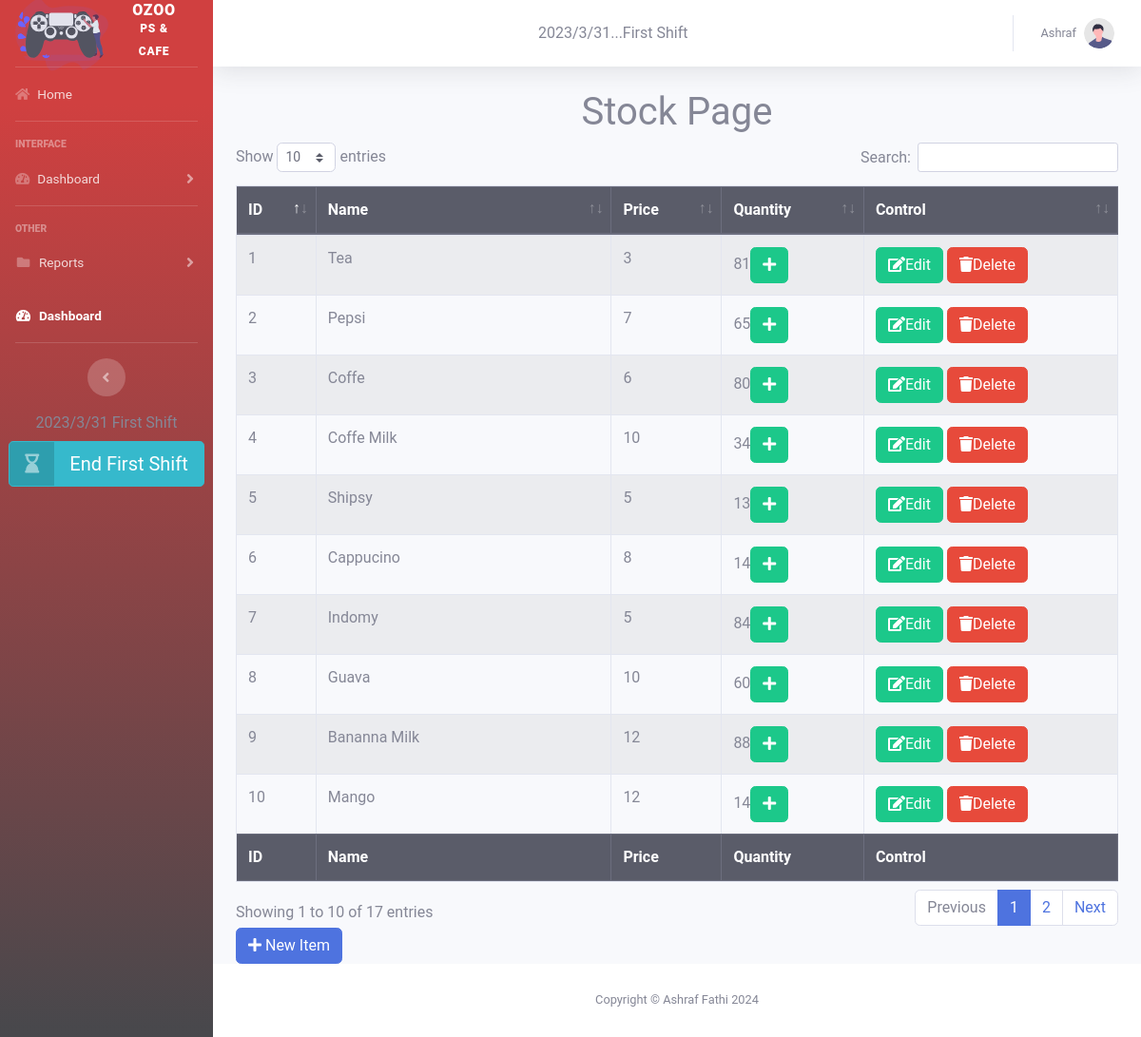
Screenshot of /stock.php (signed in) with the database file from the repository.
### tables this page shows
CREATE TABLE `config` (
  `ID` int(11) NOT NULL,
  `current_shift` varchar(255) NOT NULL,
  `shift_day` int(2) NOT NULL,
  `shift_month` int(2) NOT NULL,
  `shift_year` int(4) NOT NULL
);

CREATE TABLE `stock` (
  `S_ID` int(11) NOT NULL,
  `s_name` varchar(255) NOT NULL,
  `s_price` int(11) NOT NULL,
  `s_quantity` int(11) NOT NULL
);

### stock.php (the view, shortened to what this page needs)
<?php
if (isset($_SESSION['username'])) {
    include "init.php";
    $do = isset($_GET['do']) ? $_GET['do'] : "Manage";
    if ($do == "Manage") {
        $stmt2 = $con->prepare("SELECT * FROM stock");
        $stmt2->execute();
        $stock = $stmt2->fetchAll();
        echo "<h1 class='text-center'>Stock Page</h1>";
        ?>
        <div class="container">
            <div class="table-responsive">
                <table class="table table-bordered table-striped" id="dataTable" width="100%" cellspacing="0">
                    <thead class="thead-dark">
                        <tr>
                            <th>ID</th>
                            <th>Name</th>
                            <th>Price</th>
                            <th>Quantity</th>
                            <th>Control</th>
                        </tr>
                    </thead>
                    <tfoot class="thead-dark">
                        <tr>
                            <th>ID</th>
                            <th>Name</th>
                            <th>Price</th>
                            <th>Quantity</th>
                            <th>Control</th>
                        </tr>
                    </tfoot>
                    <tbody>
                        <?php
                        foreach ($stock as $item) {
                            echo "<tr>";
                                echo "<td>" . $item['S_ID'] . "</td>";
                                echo "<td>" . $item['s_name'] . "</td>";
                                echo "<td>" . $item['s_price'] . "</td>";
                                echo "<td>" . $item['s_quantity'] . "<a href='stock.php?do=Edit&doo=Add-quantity&id=" . $item['S_ID'] . "' class='btn btn-success'><i class='fa fa-plus'></i></a>" . "</td>";
                                echo "<td>";
                                    echo "<a href='stock.php?do=Edit&doo=Edit&id=" . $item['S_ID'] . "' class='btn btn-success'><i class='fa fa-edit'></i>Edit</a>";
                                    echo "<a href='stock.php?do=Delete&id=" . $item['S_ID'] . "' class='btn btn-danger confirm'><i class='fa fa-trash'></i>Delete</a>";
                                echo "</td>";
                            echo "</tr>";
                        }
                        ?>
                    </tbody>
                </table>
            </div>
            <a href='stock.php?do=Add' class="btn btn-primary"><i class="fa fa-plus"></i> New Item</a>
        </div>
        <?php
    }
    include $tpl . 'footer.php';
} else {
    header('Location: home.php');
    exit();
}
?>

### includes/templates/navbar.php (shortened to what this page needs)
<div id="wrapper">
    <ul class="navbar-nav bg-gradient-primary sidebar sidebar-dark accordion" id="accordionSidebar">
        <a class="sidebar-brand d-flex align-items-center justify-content-center" href="home.php">
            <img class="gaming-logo rounded-circle"
                                src="img/undraw_gaming_6oy3.svg">
            <div class="sidebar-brand-text mx-3">OZOO <sup>PS & CAFE</sup></div>
        </a>
        <hr class="sidebar-divider my-0">
        <li class="nav-item">
            <a class="nav-link" href="home.php">
                <i class="fas fa-home"></i>
                <span>Home</span></a>
        </li>
        <hr class="sidebar-divider">
        <div class="sidebar-heading">
            Interface
        </div>
        <li class="nav-item">
            <a class="nav-link collapsed" href="home.php" data-toggle="collapse" data-target="#collapseTwo"
                aria-expanded="true" aria-controls="collapseTwo">
                <i class="fas fa-tachometer-alt"></i>
                <span>Dashboard</span>
            </a>
        </li>
        <hr class="sidebar-divider">
        <div class="sidebar-heading">
            Other
        </div>
        <li class="nav-item">
            <a class="nav-link collapsed" href="reports.php" data-toggle="collapse" data-target="#collapsePages"
                aria-expanded="true" aria-controls="collapsePages">
                <i class="fas fa-fw fa-folder"></i>
                <span>Reports</span>
            </a>
        </li>
        <?php if (isset($_SESSION['usertype'])){ ?>
        <li class="nav-item active">
            <a class="nav-link" href="dashboard.php">
                <i class="fas fa-fw fa-tachometer-alt"></i>
                <span>Dashboard</span></a>
        </li>
        <?php } ?>
        <hr class="sidebar-divider d-none d-md-block">
        <div class="text-center d-none d-md-inline">
            <button class="rounded-circle border-0" id="sidebarToggle"></button>
        </div>
         <div class="text-center d-none d-md-inline">
         <li><?php echo $shift_year."/". $shift_month ."/". $shift_day." ". $current_shift ?></li>
         <a  href="action.php?do=endShift" style="margin: 7px;" class="btn btn-info btn-icon-split btn-lg" data-toggle="modal" data-target="#endShiftModal" >
            <span class="icon text-white-50">
                <i class="fas fa-hourglass-end"></i>
            </span>
            <span class="text">
                 End <?php echo $current_shift; ?>
            </span>
         </a>
         </div>
    </ul>
    <div id="content-wrapper" class="d-flex flex-column">
        <div id="content">
            <nav class="navbar navbar-expand navbar-light bg-white topbar mb-4 static-top shadow">
                <ul class="navbar-nav ml-auto">
                    <li><?php echo $shift_year."/". $shift_month ."/". $shift_day."... " ?></li>
                    <li><?php echo $current_shift ?></li>
                </ul>
                <ul class="navbar-nav ml-auto">
                    <li class="nav-item dropdown no-arrow">
                        <a class="nav-link dropdown-toggle" href="#" id="userDropdown" role="button"
                            data-toggle="dropdown" aria-haspopup="true" aria-expanded="false">
                            <span class="mr-2 d-none d-lg-inline text-gray-600 small"><?php echo $_SESSION['username'] ?></span>
                            <img class="img-profile rounded-circle"
                                src="img/undraw_profile.svg">
                        </a>
                    </li>
                </ul>
            </nav>

### css/backend.css (style rules this page uses)
body { background-color: #d8d8d8; font-size: 16px; font-family: 'Roboto', sans-serif; }
* { margin: 0; padding: 0; }
.gaming-logo { width: 100px; }
.bg-gradient-primary { background-color: #b92525; background-image: linear-gradient( 180deg ,#d04040 10%,#47484c 100%); background-size: cover; }
a { color: #858796; text-decoration: none; }

### rows the page displays
config: shift_year "2023", shift_month "3", shift_day "31", current_shift "First Shift"
stock: S_ID "1", s_name "Tea", s_price "3", s_quantity "81"
stock: S_ID "2", s_name "Pepsi", s_price "7", s_quantity "65"
stock: S_ID "3", s_name "Coffe", s_price "6", s_quantity "80"
stock: S_ID "4", s_name "Coffe Milk", s_price "10", s_quantity "34"
stock: S_ID "5", s_name "Shipsy", s_price "5", s_quantity "13"
stock: S_ID "6", s_name "Cappucino", s_price "8", s_quantity "14"
stock: S_ID "7", s_name "Indomy", s_price "5", s_quantity "84"
stock: S_ID "8", s_name "Guava", s_price "10", s_quantity "60"
stock: S_ID "9", s_name "Bananna Milk", s_price "12", s_quantity "88"
stock: S_ID "10", s_name "Mango", s_price "12", s_quantity "14"

### other values shown
$_SESSION['username'] "Ashraf"
